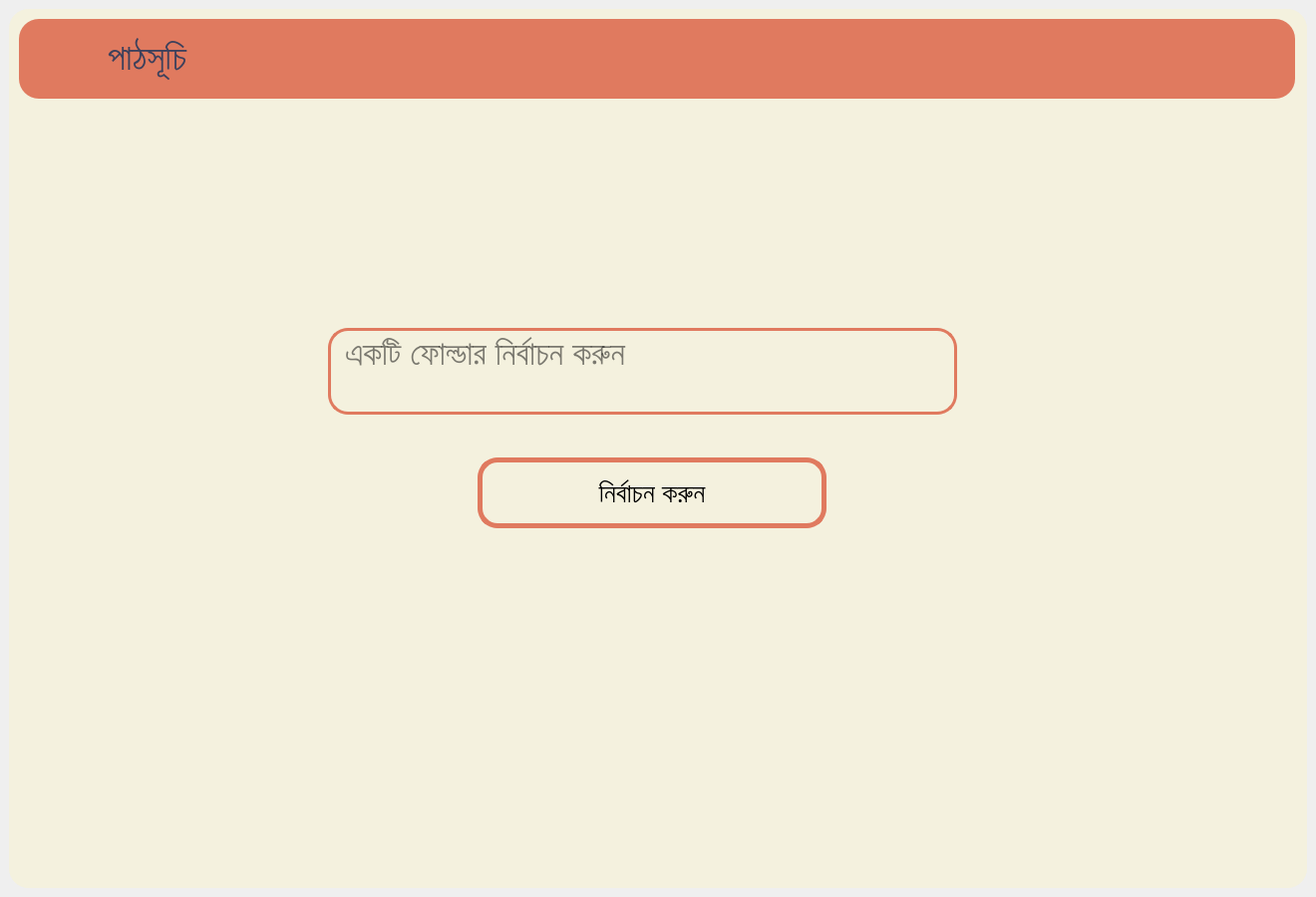
<?xml version="1.0" encoding="UTF-8"?>
<ui version="4.0">
 <class>MainWindow</class>
 <widget class="QMainWindow" name="MainWindow">
  <property name="geometry">
   <rect>
    <x>0</x>
    <y>0</y>
    <width>1320</width>
    <height>900</height>
   </rect>
  </property>
  <property name="windowTitle">
   <string>MainWindow</string>
  </property>
  <widget class="QWidget" name="centralwidget">
   <layout class="QHBoxLayout" name="horizontalLayout">
    <item>
     <widget class="QStackedWidget" name="stackedWidget">
      <property name="styleSheet">
       <string notr="true">background-color: #F4F1DE;
border-radius: 20px;</string>
      </property>
      <property name="currentIndex">
       <number>0</number>
      </property>
      <widget class="QWidget" name="lesson_page">
       <widget class="QFrame" name="top_frame">
        <property name="geometry">
         <rect>
          <x>10</x>
          <y>10</y>
          <width>1280</width>
          <height>80</height>
         </rect>
        </property>
        <property name="minimumSize">
         <size>
          <width>1280</width>
          <height>80</height>
         </size>
        </property>
        <property name="maximumSize">
         <size>
          <width>16777215</width>
          <height>80</height>
         </size>
        </property>
        <property name="styleSheet">
         <string notr="true">border: none;
background-color: #E07A5F;
border-top-left-radius: 20px;
border-top-right-radius: 20px;
color: #3D405B; </string>
        </property>
        <property name="frameShape">
         <enum>QFrame::StyledPanel</enum>
        </property>
        <property name="frameShadow">
         <enum>QFrame::Raised</enum>
        </property>
        <layout class="QHBoxLayout" name="horizontalLayout_3">
         <item>
          <widget class="QPushButton" name="btn_back_to_home">
           <property name="sizePolicy">
            <sizepolicy hsizetype="Preferred" vsizetype="Preferred">
             <horstretch>0</horstretch>
             <verstretch>0</verstretch>
            </sizepolicy>
           </property>
           <property name="minimumSize">
            <size>
             <width>0</width>
             <height>60</height>
            </size>
           </property>
           <property name="maximumSize">
            <size>
             <width>60</width>
             <height>60</height>
            </size>
           </property>
           <property name="baseSize">
            <size>
             <width>0</width>
             <height>4</height>
            </size>
           </property>
           <property name="font">
            <font>
             <pointsize>11</pointsize>
            </font>
           </property>
           <property name="cursor">
            <cursorShape>PointingHandCursor</cursorShape>
           </property>
           <property name="mouseTracking">
            <bool>true</bool>
           </property>
           <property name="styleSheet">
            <string notr="true">QPushButton {
	background-color: ;
	border: none;
}

QPushButton:hover:!pressed
{
	background-color: #F4F1DE;
	border-radius: 30px;
}</string>
           </property>
           <property name="text">
            <string/>
           </property>
           <property name="icon">
            <iconset>
             <normaloff>../Images/back.png</normaloff>../Images/back.png</iconset>
           </property>
           <property name="iconSize">
            <size>
             <width>200</width>
             <height>200</height>
            </size>
           </property>
           <property name="autoDefault">
            <bool>false</bool>
           </property>
           <property name="default">
            <bool>false</bool>
           </property>
           <property name="flat">
            <bool>false</bool>
           </property>
          </widget>
         </item>
         <item>
          <widget class="QLabel" name="lbl_headline">
           <property name="font">
            <font>
             <family>Hind Siliguri Medium</family>
             <pointsize>27</pointsize>
            </font>
           </property>
           <property name="styleSheet">
            <string notr="true">color:#3D405B;
padding-left: 5px;</string>
           </property>
           <property name="text">
            <string>পাঠসূচি</string>
           </property>
           <property name="alignment">
            <set>Qt::AlignLeading|Qt::AlignLeft|Qt::AlignVCenter</set>
           </property>
          </widget>
         </item>
        </layout>
       </widget>
       <widget class="QFrame" name="bottom_frame">
        <property name="geometry">
         <rect>
          <x>10</x>
          <y>100</y>
          <width>1281</width>
          <height>771</height>
         </rect>
        </property>
        <property name="minimumSize">
         <size>
          <width>1280</width>
          <height>770</height>
         </size>
        </property>
        <property name="frameShape">
         <enum>QFrame::StyledPanel</enum>
        </property>
        <property name="frameShadow">
         <enum>QFrame::Raised</enum>
        </property>
        <widget class="QTextEdit" name="textEdit">
         <property name="geometry">
          <rect>
           <x>310</x>
           <y>220</y>
           <width>631</width>
           <height>87</height>
          </rect>
         </property>
         <property name="font">
          <font>
           <family>MS Shell Dlg 2</family>
           <pointsize>25</pointsize>
           <weight>50</weight>
           <italic>false</italic>
           <bold>false</bold>
          </font>
         </property>
         <property name="styleSheet">
          <string notr="true">border: 3px solid rgb(224, 122, 95);
font: 25pt &quot;MS Shell Dlg 2&quot;;
padding-left: 10px;</string>
         </property>
         <property name="placeholderText">
          <string>একটি ফোল্ডার নির্বাচন করুন</string>
         </property>
        </widget>
        <widget class="QPushButton" name="pushButton_3">
         <property name="geometry">
          <rect>
           <x>460</x>
           <y>350</y>
           <width>350</width>
           <height>71</height>
          </rect>
         </property>
         <property name="maximumSize">
          <size>
           <width>350</width>
           <height>350</height>
          </size>
         </property>
         <property name="font">
          <font>
           <pointsize>20</pointsize>
          </font>
         </property>
         <property name="cursor">
          <cursorShape>PointingHandCursor</cursorShape>
         </property>
         <property name="mouseTracking">
          <bool>false</bool>
         </property>
         <property name="styleSheet">
          <string notr="true">QPushButton {
border: 5px solid #E07A5F;
}

QPushButton:hover:!pressed {
background-color: #3D405B;
color: #F4F1DE;
}</string>
         </property>
         <property name="text">
          <string>নির্বাচন করুন</string>
         </property>
         <property name="iconSize">
          <size>
           <width>400</width>
           <height>400</height>
          </size>
         </property>
        </widget>
       </widget>
      </widget>
      <widget class="QWidget" name="home_page">
       <layout class="QHBoxLayout" name="horizontalLayout_2">
        <item>
         <widget class="QPushButton" name="pushButton">
          <property name="maximumSize">
           <size>
            <width>350</width>
            <height>350</height>
           </size>
          </property>
          <property name="cursor">
           <cursorShape>PointingHandCursor</cursorShape>
          </property>
          <property name="styleSheet">
           <string notr="true">QPushButton {
border: 5px solid #E07A5F;
}

QPushButton:hover:!pressed {
background-color: #3D405B;
color: #F4F1DE;
}

QPushButton:pressed {
background-color: #F4F1DE;
color: #E07A5F;
}</string>
          </property>
          <property name="text">
           <string/>
          </property>
          <property name="icon">
           <iconset>
            <normaloff>../Images/lessons_icon.png</normaloff>../Images/lessons_icon.png</iconset>
          </property>
          <property name="iconSize">
           <size>
            <width>400</width>
            <height>400</height>
           </size>
          </property>
         </widget>
        </item>
        <item>
         <widget class="QPushButton" name="pushButton_2">
          <property name="maximumSize">
           <size>
            <width>350</width>
            <height>350</height>
           </size>
          </property>
          <property name="cursor">
           <cursorShape>PointingHandCursor</cursorShape>
          </property>
          <property name="mouseTracking">
           <bool>false</bool>
          </property>
          <property name="styleSheet">
           <string notr="true">QPushButton {
border: 5px solid #E07A5F;
}

QPushButton:hover:!pressed {
background-color: #3D405B;
color: #F4F1DE;
}</string>
          </property>
          <property name="text">
           <string/>
          </property>
          <property name="icon">
           <iconset>
            <normaloff>../Images/evaluation_icon.png</normaloff>../Images/evaluation_icon.png</iconset>
          </property>
          <property name="iconSize">
           <size>
            <width>400</width>
            <height>400</height>
           </size>
          </property>
         </widget>
        </item>
       </layout>
      </widget>
     </widget>
    </item>
   </layout>
  </widget>
 </widget>
 <resources/>
 <connections/>
</ui>
